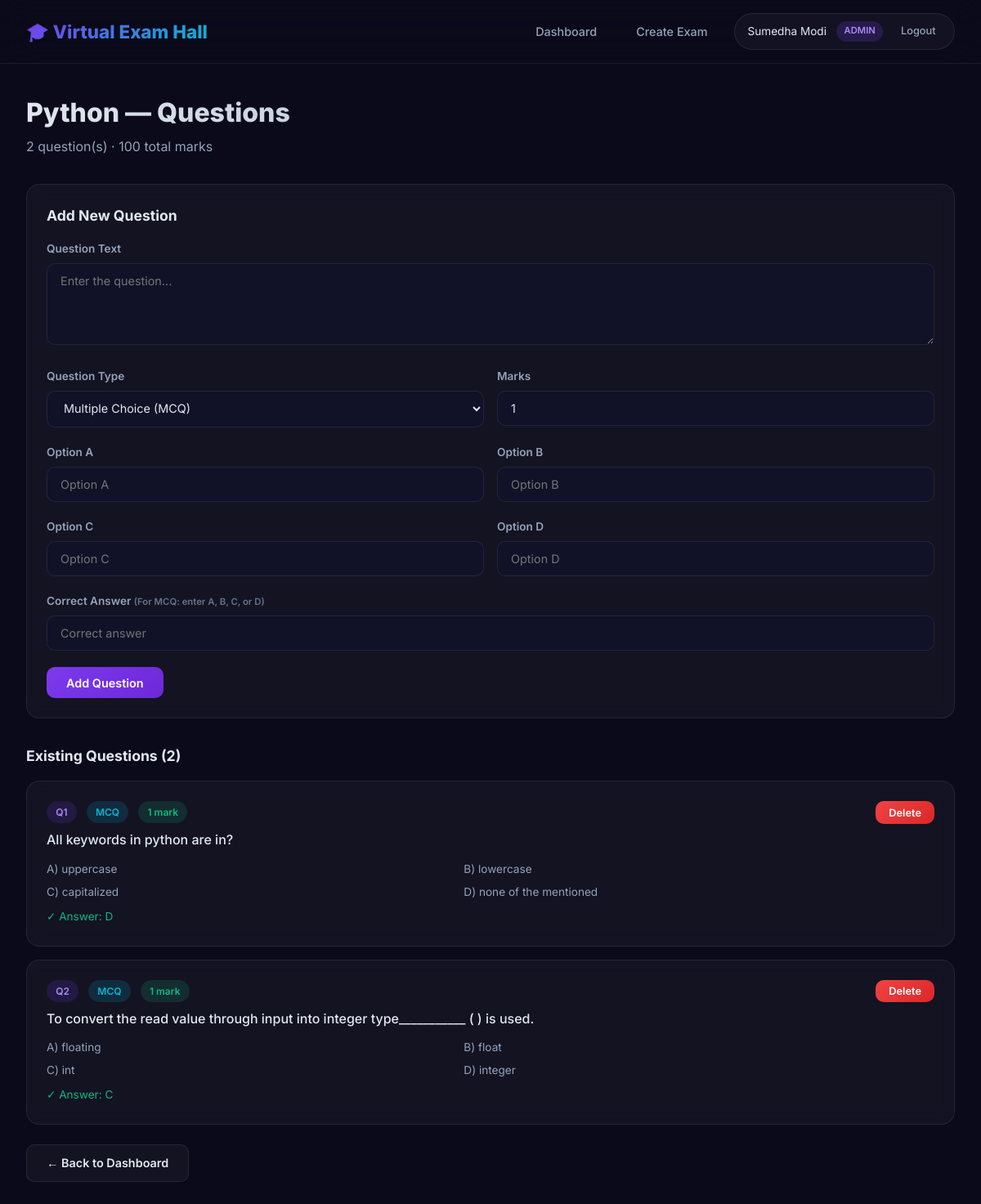
The page /admin/exam/1/questions (signed in) on the database its author committed.
### models.py (models this page shows, shortened)
class User(UserMixin, db.Model):
    id = db.Column(db.Integer, primary_key=True) #auto incrementing unique id for each user
    username = db.Column(db.String(80), unique=True, nullable=False)
    email = db.Column(db.String(120), unique=True, nullable=False)
    password_hash = db.Column(db.String(256), nullable=False) #stores the hashed password instead of plain text for security
    full_name = db.Column(db.String(100), nullable=False)
    role = db.Column(db.String(20), nullable=False, default='student') #stores whether user is admin or student default =student
    created_at = db.Column(db.DateTime, default=datetime.utcnow) #automatically saves date and time when user is created
    exams_created = db.relationship('Exam', backref='creator', lazy=True)
    attempts = db.relationship('ExamAttempt', backref='student', lazy=True)

class Exam(db.Model):
    id = db.Column(db.Integer, primary_key=True)
    title = db.Column(db.String(200), nullable=False)
    description = db.Column(db.Text)
    subject = db.Column(db.String(100), nullable=False, default='General')
    duration_minutes = db.Column(db.Integer, nullable=False)
    total_marks = db.Column(db.Integer, nullable=False)
    passing_percentage = db.Column(db.Integer, default=40)
    created_by = db.Column(db.Integer, db.ForeignKey('user.id'), nullable=False)
    is_active = db.Column(db.Boolean, default=True) #admin can hide/show exam to students
    proctoring_enabled = db.Column(db.Boolean, default=True)#whether webcam monitoring is on
    max_violations = db.Column(db.Integer, default=5) #number of violations allowed before exam is flagged
    created_at = db.Column(db.DateTime, default=datetime.utcnow)
    questions = db.relationship('Question', backref='exam', lazy=True, cascade='all, delete-orphan')
    attempts = db.relationship('ExamAttempt', backref='exam', lazy=True)

class Question(db.Model):
    id = db.Column(db.Integer, primary_key=True)
    exam_id = db.Column(db.Integer, db.ForeignKey('exam.id'), nullable=False)
    question_text = db.Column(db.Text, nullable=False)
    question_type = db.Column(db.String(20), nullable=False)  # 'mcq' or 'short_answer'
    option_a = db.Column(db.String(500))
    option_b = db.Column(db.String(500))
    option_c = db.Column(db.String(500))
    option_d = db.Column(db.String(500))
    correct_answer = db.Column(db.String(500), nullable=False)
    marks = db.Column(db.Integer, nullable=False, default=1)
    order_num = db.Column(db.Integer, default=0) #used to maintain the order of questions in the exam

### app.py (the view)
@app.route('/admin/exam/<int:exam_id>/questions')
@login_required
def manage_questions(exam_id):
    exam = Exam.query.get_or_404(exam_id)
    if exam.created_by != current_user.id:
        flash('Access denied.', 'error')
        return redirect(url_for('admin_dashboard'))
    return render_template('admin/manage_questions.html', exam=exam)

### app.py (called while the page is built)
@login_manager.user_loader
def load_user(user_id):
    return User.query.get(int(user_id))

### templates/admin/manage_questions.html (shortened to what this page needs)
{% extends "base.html" %}
{% block content %}
<div class="page-wrapper">
    <div class="container">
        <div class="page-header">
            <h1>{{ exam.title }} — Questions</h1>
            <p>{{ exam.questions|length }} question(s) · {{ exam.total_marks }} total marks</p>
        </div>
        <div class="glass-card" style="margin-bottom:2rem;">
            <h2 class="section-title">Add New Question</h2>
            <form method="POST" action="{{ url_for('add_question', exam_id=exam.id) }}">
                <div class="form-group">
                    <label class="form-label">Question Text</label>
                    <textarea name="question_text" class="form-textarea" placeholder="Enter the question..." required></textarea>
                </div>
                <div class="form-row">
                    <div class="form-group">
                        <label class="form-label">Question Type</label>
                        <select name="question_type" class="form-select" id="questionType" onchange="toggleOptions()">
                            <option value="mcq">Multiple Choice (MCQ)</option>
                        </select>
                    </div>
                    <div class="form-group">
                        <label class="form-label">Marks</label>
                        <input type="number" name="marks" class="form-input" min="1" value="1" required>
                    </div>
                </div>
                <div id="mcqOptions">
                    <div class="form-row">
                        <div class="form-group">
                            <label class="form-label">Option A</label>
                            <input type="text" name="option_a" class="form-input" placeholder="Option A">
                        </div>
                        <div class="form-group">
                            <label class="form-label">Option B</label>
                            <input type="text" name="option_b" class="form-input" placeholder="Option B">
                        </div>
                    </div>
                    <div class="form-row">
                        <div class="form-group">
                            <label class="form-label">Option C</label>
                            <input type="text" name="option_c" class="form-input" placeholder="Option C">
                        </div>
                        <div class="form-group">
                            <label class="form-label">Option D</label>
                            <input type="text" name="option_d" class="form-input" placeholder="Option D">
                        </div>
                    </div>
                </div>
                <div class="form-group">
                    <label class="form-label">Correct Answer <small style="color:var(--text-dim);">(For MCQ: enter A, B, C, or D)</small></label>
                    <input type="text" name="correct_answer" class="form-input" placeholder="Correct answer" required>
                </div>
                <button type="submit" class="btn btn-primary">Add Question</button>
            </form>
        </div>
        {% if exam.questions %}
        <h2 class="section-title">Existing Questions ({{ exam.questions|length }})</h2>
        {% for q in exam.questions %}
        <div class="glass-card" style="margin-bottom:1rem;">
            <div style="display:flex;justify-content:space-between;align-items:flex-start;">
                <div style="flex:1;">
                    <div style="display:flex;align-items:center;gap:.75rem;margin-bottom:.5rem;">
                        <span class="badge badge-purple">Q{{ loop.index }}</span>
                        <span class="badge {{ 'badge-info' if q.question_type == 'mcq' else 'badge-warning' }}">{{ q.question_type|upper }}</span>
                        <span class="badge badge-success">{{ q.marks }} mark{{ 's' if q.marks > 1 }}</span>
                    </div>
                    <p style="font-weight:500;margin-bottom:.75rem;">{{ q.question_text }}</p>
                    {% if q.question_type == 'mcq' %}
                    <div style="display:grid;grid-template-columns:1fr 1fr;gap:.4rem;font-size:.85rem;color:var(--text-muted);">
                        {% if q.option_a %}<div>A) {{ q.option_a }}</div>{% endif %}
                        {% if q.option_b %}<div>B) {{ q.option_b }}</div>{% endif %}
                        {% if q.option_c %}<div>C) {{ q.option_c }}</div>{% endif %}
                        {% if q.option_d %}<div>D) {{ q.option_d }}</div>{% endif %}
                    </div>
                    {% endif %}
                    <p style="margin-top:.5rem;font-size:.85rem;color:var(--success);">✓ Answer: {{ q.correct_answer }}</p>
                </div>
                <form method="POST" action="{{ url_for('delete_question', question_id=q.id) }}" onsubmit="return confirmAction('Delete this question?')">
                    <button type="submit" class="btn btn-danger btn-sm">Delete</button>
                </form>
            </div>
        </div>
        {% endfor %}
        {% else %}
        <div class="glass-card empty-state">
            <div class="icon">❓</div>
            <h3>No Questions Added</h3>
            <p>Add questions using the form above</p>
        </div>
        {% endif %}
        <div style="margin-top:1.5rem;">
            <a href="{{ url_for('admin_dashboard') }}" class="btn btn-secondary">← Back to Dashboard</a>
        </div>
    </div>
</div>
{% endblock %}

### templates/base.html (shortened to what this page needs)
<!DOCTYPE html>
<html lang="en">
<head>
    <link rel="stylesheet" href="{{ url_for('static', filename='css/style.css') }}">
</head>
<body>
    {% if not hide_navbar %}
    <nav class="navbar">
        <a href="/" class="nav-brand">🎓 Virtual Exam Hall</a>
        <div class="nav-links" id="navLinks">
            {% if current_user.is_authenticated %}
                {% if current_user.role == 'admin' %}
                    <a href="{{ url_for('admin_dashboard') }}" class="nav-link {% if request.endpoint == 'admin_dashboard' %}active{% endif %}">Dashboard</a>
                    <a href="{{ url_for('create_exam') }}" class="nav-link {% if request.endpoint == 'create_exam' %}active{% endif %}">Create Exam</a>
                {% else %}
                    <a href="{{ url_for('student_dashboard') }}" class="nav-link {% if request.endpoint == 'student_dashboard' %}active{% endif %}">Dashboard</a>
                    <a href="{{ url_for('student_results') }}" class="nav-link {% if request.endpoint == 'student_results' %}active{% endif %}">My Results</a>
                {% endif %}
                <div class="nav-user">
                    <span>{{ current_user.full_name }}</span>
                    <span class="role-badge role-{{ current_user.role }}">{{ current_user.role }}</span>
                    <a href="{{ url_for('logout') }}" class="nav-link" style="padding:.3rem .6rem;font-size:.8rem;">Logout</a>
                </div>
            {% else %}
                <a href="{{ url_for('login') }}" class="nav-link">Login</a>
                <a href="{{ url_for('register') }}" class="nav-link">Register</a>
            {% endif %}
        </div>
    </nav>
    {% endif %}
    {% block content %}{% endblock %}
</body>
</html>

### static/css/style.css (style rules this page uses)
:root { --bg-primary: #0a0a1a; --bg-secondary: #111128; --bg-card: rgba(255,255,255,0.04); --bg-card-hover: rgba(255,255,255,0.08); --glass-border: rgba(255,255,255,0.08); --primary: #7c3aed; --primary-light: #a78bfa; --secondary: #06b6d4; --accent: #8b5cf6; --success: #10b981; --danger: #ef4444; --warning: #f59e0b; --text: #e2e8f0; --text-muted: #94a3b8; --text-dim: #64748b; --radius: 16px; --radius-sm: 10px; --shadow: 0 8px 32px rgba(0,0,0,0.3); }
* { margin:0; padding:0; box-sizing:border-box; }
html { scroll-behavior: smooth; }
body { font-family:'Inter',sans-serif; background:var(--bg-primary); color:var(--text); min-height:100vh; line-height:1.6; }
a { color:var(--primary-light); text-decoration:none; transition:color .2s; }
.navbar { position:fixed; top:0; left:0; right:0; z-index:1000; padding:1rem 2rem; display:flex; align-items:center; justify-content:space-between; background:rgba(10,10,26,0.7); backdrop-filter:blur(20px); border-bottom:1px solid var(--glass-border); transition:all .3s; }
.nav-brand { font-size:1.4rem; font-weight:800; background:linear-gradient(135deg,var(--primary),var(--secondary)); -webkit-background-clip:text; -webkit-text-fill-color:transparent; }
.nav-links { display:flex; gap:1rem; align-items:center; }
.nav-link { padding:.5rem 1rem; border-radius:var(--radius-sm); color:var(--text-muted); font-weight:500; font-size:.9rem; transition:all .2s; }
.nav-user { display:flex; align-items:center; gap:.75rem; padding:.4rem .8rem .4rem 1rem; background:var(--bg-card); border:1px solid var(--glass-border); border-radius:50px; font-size:.85rem; }
.nav-user .role-badge { padding:.2rem .6rem; border-radius:50px; font-size:.7rem; font-weight:600; text-transform:uppercase; }
.role-admin { background:rgba(124,58,237,.2); color:var(--primary-light); }
.page-wrapper { padding-top:80px; min-height:100vh; }
.container { max-width:1200px; margin:0 auto; padding:2rem; }
.page-header { margin-bottom:2rem; }
.page-header h1 { font-size:2rem; font-weight:800; background:linear-gradient(135deg,var(--text),var(--text-muted)); -webkit-background-clip:text; -webkit-text-fill-color:transparent; }
.page-header p { color:var(--text-muted); margin-top:.25rem; }
.glass-card { background:var(--bg-card); border:1px solid var(--glass-border); border-radius:var(--radius); padding:1.5rem; backdrop-filter:blur(10px); transition:all .3s; }
.btn { display:inline-flex; align-items:center; gap:.5rem; padding:.65rem 1.5rem; border:none; border-radius:var(--radius-sm); font-family:inherit; font-size:.9rem; font-weight:600; cursor:pointer; transition:all .2s; text-decoration:none; }
.btn-primary { background:linear-gradient(135deg,var(--primary),#6d28d9); color:#fff; }
.btn-secondary { background:var(--bg-card); color:var(--text); border:1px solid var(--glass-border); }
.btn-danger { background:linear-gradient(135deg,var(--danger),#dc2626); color:#fff; }
.btn-sm { padding:.4rem 1rem; font-size:.8rem; }
.form-group { margin-bottom:1.25rem; }
.form-label { display:block; font-size:.85rem; font-weight:600; color:var(--text-muted); margin-bottom:.4rem; }
.form-input,.form-select,.form-textarea { width:100%; padding:.75rem 1rem; background:var(--bg-secondary); border:1px solid var(--glass-border); border-radius:var(--radius-sm); color:var(--text); font-family:inherit; font-size:.9rem; transition:border-color .2s; }
.form-textarea { min-height:100px; resize:vertical; }
.form-select { cursor:pointer; }
.form-row { display:grid; grid-template-columns:1fr 1fr; gap:1rem; }
.badge { display:inline-flex; align-items:center; padding:.25rem .7rem; border-radius:50px; font-size:.75rem; font-weight:600; }
.badge-success { background:rgba(16,185,129,.15); color:var(--success); }
.badge-info { background:rgba(6,182,212,.15); color:var(--secondary); }
.badge-purple { background:rgba(124,58,237,.15); color:var(--primary-light); }
.section-title { font-size:1.1rem; font-weight:700; margin-bottom:1rem; color:var(--text); }

### rows shown on the page
User: full_name "Sumedha Modi", role "ADMIN"
Exam: title "Python", total_marks "100"
Question: question_type "MCQ", marks "1", question_text "All keywords in python are in?", option_a "uppercase", option_b "lowercase", option_c "capitalized", option_d "none of the mentioned", correct_answer "D"
Question: question_type "MCQ", marks "1", question_text "To convert the read value through input into integer type___________ ( ) is used.", option_a "floating", option_b "float", option_c "int", option_d "integer", correct_answer "C"

### other values the page prints
{{ exam.questions|length }} "2"
